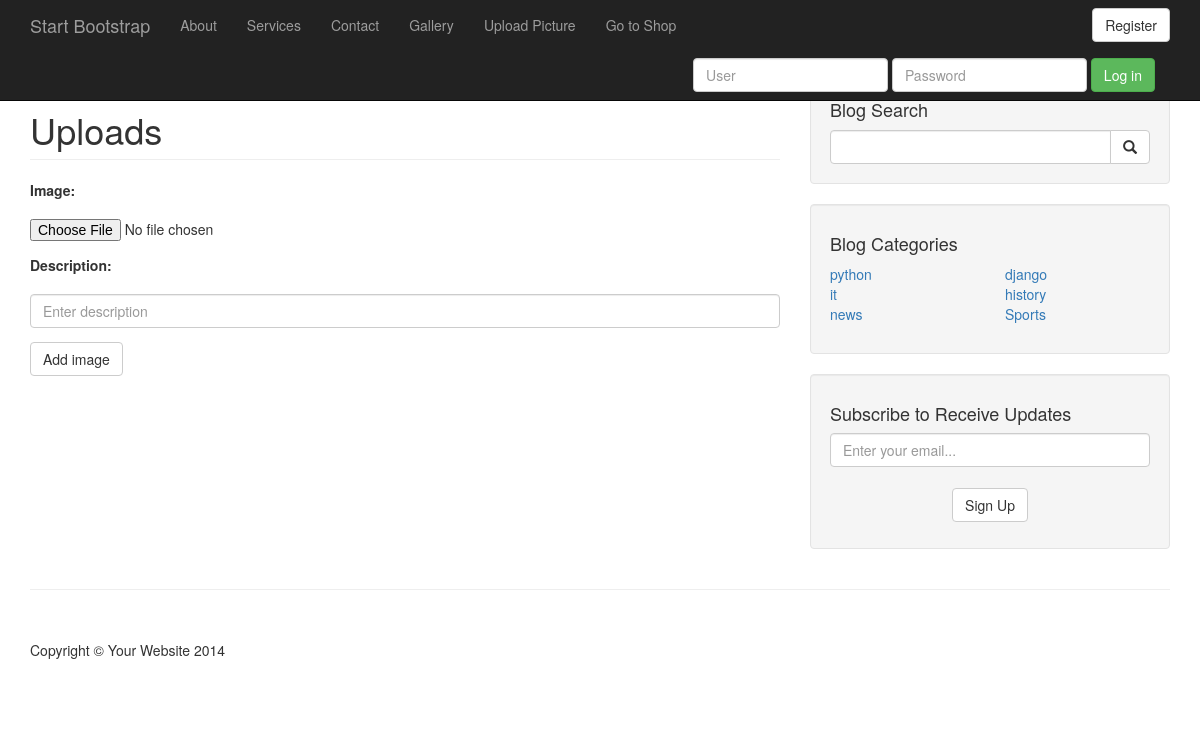
The page /gallery/uploads/ on the database its author committed.
### blog/models.py (models this page shows, shortened)
class Category(models.Model):
    name = models.CharField(max_length=30, verbose_name='category_name')
    class Meta:
        verbose_name = 'Category'
        verbose_name_plural = 'Categories'

### gallery/views.py (the view)
# urls.py: path('uploads/', views.uploads, name='uploads')
def uploads(request):
    if request.method == 'POST':
        imageForm = PhotoForm(request.POST, request.FILES)
        if imageForm.is_valid():
            imageForm.save()
            return redirect('gallery')
    sign_up_form = SignUpForm()
    imageForm = PhotoForm()
    context = {'imageForm': imageForm, 'sign_up_form': sign_up_form}
    context.update(get_category())
    return render(request, 'gallery/uploads.html', context)

### gallery/forms.py
class PhotoForm(forms.ModelForm):
    class Meta:
        model = Photo
        fields = ['image', 'description']
        widgets = {
                'description': forms.TextInput(attrs={
                    'class': 'form-control',
                    'placeholder': 'Enter description'
                }),
            }

### blog/forms.py
class SignUpForm(forms.ModelForm):
    class Meta:
        model = Subscriber
        fields = ['email']
        widgets = {
            'email': forms.EmailInput(attrs={
            'class': 'form-control',
            'placeholder': 'Enter your email...',
            })
        }

### blog/views.py (called while the page is built)
def get_category():
     cats = Category.objects.all()
     half = cats.count() // 2
     first_half = cats[:half]
     second_half = cats[half:]
     return {'cats1': first_half, 'cats2': second_half}

### cart/context_processors.py (called while the page is built)
def cart(request):
    return {'Cart': Cart(request)}

### templates/gallery/uploads.html (shortened to what this page needs)
{% extends "blog/base.html" %}
{% block css_links %}
{% load static %}
<link rel="stylesheet" href="{% static "blog/css/blog-uploads.css" %}">
{% endblock css_links %}
{% block content %}
    <h1 class="page-header">
        Uploads
    </h1>
    <form action="{% url "uploads" %}" method="POST", enctype='multipart/form-data' class='form'>
        {{imageForm}}
        <button type="submit" class='btn btn-default'>Add image</button>
    </form>
{% endblock content %}

### templates/blog/base.html (shortened to what this page needs)
<!DOCTYPE html>
<html lang="en">
<head>
    {% load static %}
    <link href="{% static 'blog/css/bootstrap.min.css' %}" rel="stylesheet">
    <link href="https://cdn.jsdelivr.net/npm/select2@4.1.0-rc.0/dist/css/select2.min.css" rel="stylesheet" />
    <link rel="stylesheet" href="https://cdn.jsdelivr.net/npm/bootstrap-icons@1.11.3/font/bootstrap-icons.min.css">
    <link href="{% static 'blog/css/blog-home.css' %}" rel="stylesheet">
    <link rel="stylesheet" href={% static 'blog/css/blog-home-custom.css' %}>
    {% block css_links %}
    {% endblock css_links %}
</head>
<body>
    <nav class="navbar navbar-inverse navbar-fixed-top" role="navigation">
        <div class="container">
            <div class="navbar-header">
                <a class="navbar-brand" href="{% url "index" %}">Start Bootstrap</a>
            </div>
            <div class="collapse navbar-collapse" id="bs-example-navbar-collapse-1">
                <ul class="nav navbar-nav">
                    <li>
                        <a href="{% url "about" %}">About</a>
                    </li>
                    <li>
                        <a href="{% url "services" %}">Services</a>
                    </li>
                    <li>
                        <a href="{% url "contact" %}">Contact</a>
                    </li>
                    <li>
                        <a href="{% url "gallery" %}">Gallery</a>
                    </li>
                    <li>
                        <a href="{% url "uploads" %}">Upload Picture</a>
                    </li>
                    <li>
                        <a href="{% url 'shop:product_list' %}">Go to Shop</a>
                    </li>
                </ul>
                {% include "blog/toggle_login.html" %}
            </div>
        </div>
    </nav>
    <div class="container">
        <div class="row">
            <div class="col-md-8">
                {% block content%}
                {% endblock %}
            </div>
            <div class="col-md-4">
                <div class="well">
                    <h4>Blog Search</h4>
                    <form class="input-group" method='GET' action="{% url 'search' %}">
                        <input type="search" name='query' class="form-control">
                        <span class="input-group-btn">
                            <button class="btn btn-default" type="submit">
                                <span class="glyphicon glyphicon-search"></span>
                            </button>
                        </span>
                    </form>
                </div>
                <div class="well">
                    <h4>Blog Categories</h4>
                    <div class="row">
                        <div class="col-lg-6">
                            <ul class="list-unstyled">
                                {% for category in cats1 %}
                                <li><a href="{% url 'category' category.name %}">{{category.name}}</a></li>
                                {% endfor %}
                            </ul>
                        </div>
                        <div class="col-lg-6">
                            <ul class="list-unstyled">
                                {% for category in cats2 %}
                                <li><a href="{% url 'category' category.name %}">{{category.name}}</a></li>
                                {% endfor %}
                            </ul>
                        </div>
                    </div>
                </div>
                <div class="well subscribe">
                    <h4>Subscribe to Receive Updates</h4>
                    <form method='POST' class='sign_up_form'>
                       {{ sign_up_form.email }}
                       <div class="btn">
                           <button type="submit" class="btn btn-default">Sign Up</button>
                       </div>
                    </form>
                </div>
            </div>
        </div>
        <hr>
        <footer>
            <div class="row">
                <div class="col-lg-12">
                    <p>Copyright &copy; Your Website 2014</p>
                </div>
            </div>
        </footer>
    </div>
</body>
</html>

### static/blog/css/blog-home.css (style rules this page uses)
body { padding-top: 70px; }
footer { margin: 50px 0; }

### static/blog/css/blog-home-custom.css (style rules this page uses)
.sign_up_form { display: flex; flex-direction: column; align-items: center; justify-content: center; gap: 1em; }

### static/blog/css/blog-uploads.css (style rules this page uses)
.form { display: flex; flex-direction: column; align-items: flex-start; gap: 1em; margin-bottom: 2em }

### rows shown on the page
Category: name "python"
Category: name "it"
Category: name "news"
Category: name "django"
Category: name "history"
Category: name "Sports"
